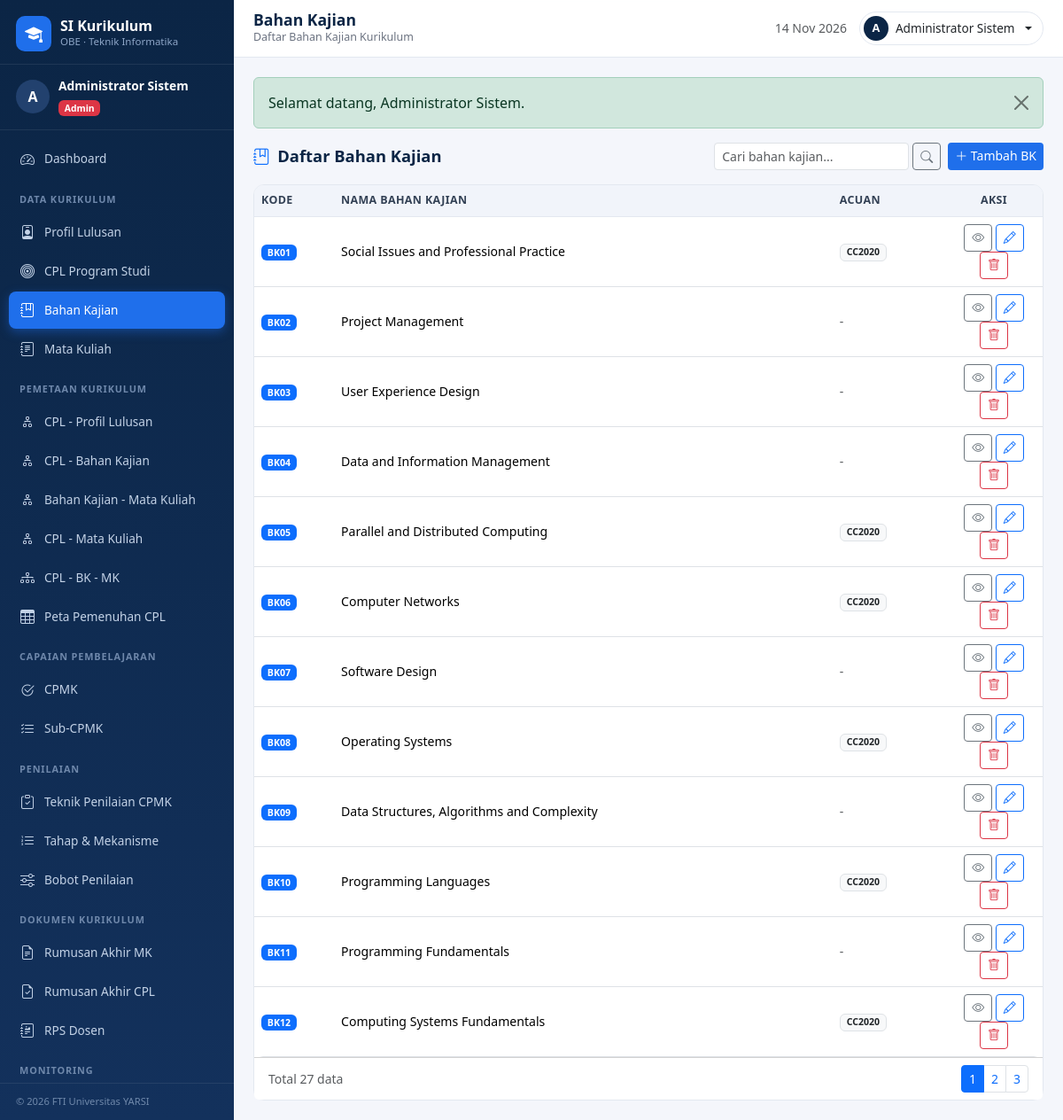
The page /bahan_kajian/index.php (signed in) on the database its author committed.
### tables this page shows
CREATE TABLE bahan_kajian (
  id INT AUTO_INCREMENT PRIMARY KEY,
  kode_bk VARCHAR(10) NOT NULL UNIQUE,
  nama_bk VARCHAR(150) NOT NULL,
  deskripsi TEXT NULL,
  acuan VARCHAR(50) NULL
);

### bahan_kajian/index.php (the view, shortened to what this page needs)
<?php
require_once __DIR__ . '/../includes/auth.php';
$pdo = db();
$can = can_manage_master();
$q = trim($_GET['q'] ?? '');
$where = '';
$params = [];
$s = $pdo->prepare("SELECT COUNT(*) FROM bahan_kajian $where"); $s->execute($params); $total = (int)$s->fetchColumn();
[$limit, $offset, , $page, $pages] = paginate($total, 12);
$stmt = $pdo->prepare("SELECT * FROM bahan_kajian $where ORDER BY kode_bk LIMIT $limit OFFSET $offset"); $stmt->execute($params); $rows = $stmt->fetchAll();
$page_title = 'Bahan Kajian';
$page_subtitle = 'Daftar Bahan Kajian Kurikulum';
include __DIR__ . '/../includes/header.php';
?>
<div class="page-head">
  <h2><i class="bi bi-journal-bookmark me-1 text-primary"></i> Daftar Bahan Kajian</h2>
  <div class="d-flex gap-2">
    <form class="d-flex search-box" method="get">
      <input type="text" name="q" value="<?= e($q) ?>" class="form-control form-control-sm" placeholder="Cari bahan kajian...">
      <button class="btn btn-sm btn-outline-secondary ms-1"><i class="bi bi-search"></i></button>
    </form>
    <?php if ($can): ?><a href="?edit=0" class="btn btn-sm btn-blue"><i class="bi bi-plus-lg"></i> Tambah BK</a><?php endif; ?>
  </div>
</div>
<div class="card">
  <div class="card-body p-0">
    <div class="table-responsive">
      <table class="table table-hover mb-0">
        <thead><tr><th style="width:90px">Kode</th><th>Nama Bahan Kajian</th><th>Acuan</th><th style="width:110px" class="text-center">Aksi</th></tr></thead>
        <tbody>
          <?php foreach ($rows as $r): ?>
            <tr>
              <td><span class="badge bg-primary"><?= e($r['kode_bk']) ?></span></td>
              <td><?= e($r['nama_bk']) ?><?php if ($r['deskripsi']): ?><div class="text-muted small"><?= e($r['deskripsi']) ?></div><?php endif; ?></td>
              <td><?= $r['acuan'] ? '<span class="badge bg-light text-dark border">' . e($r['acuan']) . '</span>' : '<span class="text-muted">-</span>' ?></td>
              <td class="text-center">
                <a class="btn btn-sm btn-outline-secondary" href="?detail=<?= $r['id'] ?>"><i class="bi bi-eye"></i></a>
                <?php if ($can): ?>
                  <a class="btn btn-sm btn-outline-primary" href="?edit=<?= $r['id'] ?>"><i class="bi bi-pencil"></i></a>
                  <form method="post" class="d-inline" onsubmit="return confirm('Hapus <?= e($r['kode_bk']) ?>?')">
                    <button class="btn btn-sm btn-outline-danger"><i class="bi bi-trash"></i></button>
                  </form>
                <?php endif; ?>
              </td>
            </tr>
          <?php endforeach; ?>
        </tbody>
      </table>
    </div>
  </div>
  <div class="card-footer bg-white d-flex justify-content-between align-items-center">
    <span class="text-muted small">Total <?= $total ?> data</span><?= render_pagination($page, $pages) ?>
  </div>
</div>
<?php include __DIR__ . '/../includes/footer.php'; ?>

### includes/header.php (shortened to what this page needs)
<?php
require_once __DIR__ . '/functions.php';
$__u = current_user();
$__title = $page_title ?? 'Dashboard';
$__subtitle = $page_subtitle ?? '';
$__ikm = $__u['nama'] ?? '';
?>
<!doctype html>
<html lang="id">
<head>
<link href="https://cdn.jsdelivr.net/npm/bootstrap@5.3.3/dist/css/bootstrap.min.css" rel="stylesheet">
<link href="https://cdn.jsdelivr.net/npm/bootstrap-icons@1.11.3/font/bootstrap-icons.css" rel="stylesheet">
<link href="<?= BASE_URL ?>/assets/css/style.css" rel="stylesheet">
</head>
<body>
<div class="app-shell">
  <?php include __DIR__ . '/sidebar.php'; ?>
  <div class="main-wrap">
    <nav class="topbar">
      <div class="topbar-title">
        <h1><?= e($__title) ?></h1>
        <?php if ($__subtitle): ?><p><?= e($__subtitle) ?></p><?php endif; ?>
      </div>
      <div class="topbar-right">
        <span class="d-none d-md-inline text-muted small"><?= date('d M Y') ?></span>
        <div class="dropdown">
          <button class="btn user-chip dropdown-toggle" data-bs-toggle="dropdown" type="button">
            <span class="avatar sm"><?= e(strtoupper(substr($__ikm, 0, 1))) ?></span>
            <span class="d-none d-sm-inline"><?= e($__ikm) ?></span>
          </button>
        </div>
      </div>
    </nav>
    <main class="content">
      <?php foreach (get_flashes() as $f): ?>
        <div class="alert alert-<?= e($f['type']) ?> alert-dismissible fade show" role="alert">
          <?= e($f['message']) ?>
          <button type="button" class="btn-close" data-bs-dismiss="alert"></button>
        </div>
      <?php endforeach; ?>

### includes/sidebar.php (shortened to what this page needs)
<?php
$u = current_user();
$uri = $_SERVER['REQUEST_URI'] ?? '';
$act = function (string $path) use ($uri) {
    return strpos($uri, BASE_URL . '/' . $path) === 0 ? ' active' : '';
};
$role = $u['role'] ?? '';
?>
<aside class="sidebar" id="sidebar">
  <div class="sidebar-brand">
    <div class="brand-icon"><i class="bi bi-mortarboard-fill"></i></div>
    <div>
      <div class="brand-title">SI Kurikulum</div>
      <div class="brand-sub">OBE &middot; Teknik Informatika</div>
    </div>
  </div>
  <div class="sidebar-user">
    <div class="avatar"><?= e(strtoupper(substr($u['nama'] ?? 'U', 0, 1))) ?></div>
    <div class="meta">
      <div class="name"><?= e($u['nama'] ?? '') ?></div>
      <span class="badge bg-<?= badge_for_role($role) ?> badge-role"><?= e(ucfirst($role)) ?></span>
    </div>
  </div>
  <nav class="sidebar-nav">
    <a class="nav-item<?= $act('dashboard/') ?>" href="<?= BASE_URL ?>/dashboard/index.php">
      <i class="bi bi-speedometer2"></i> Dashboard
    </a>
    <div class="nav-section">Data Kurikulum</div>
    <a class="nav-item<?= $act('profil_lulusan/') ?>" href="<?= BASE_URL ?>/profil_lulusan/index.php"><i class="bi bi-person-badge"></i> Profil Lulusan</a>
    <a class="nav-item<?= $act('cpl/') ?>" href="<?= BASE_URL ?>/cpl/index.php"><i class="bi bi-bullseye"></i> CPL Program Studi</a>
    <a class="nav-item<?= $act('bahan_kajian/') ?>" href="<?= BASE_URL ?>/bahan_kajian/index.php"><i class="bi bi-journal-bookmark"></i> Bahan Kajian</a>
    <a class="nav-item<?= $act('mata_kuliah/') ?>" href="<?= BASE_URL ?>/mata_kuliah/index.php"><i class="bi bi-journal-text"></i> Mata Kuliah</a>
    <div class="nav-section">Pemetaan Kurikulum</div>
    <a class="nav-item<?= $act('pemetaan/cpl_pl') ?>" href="<?= BASE_URL ?>/pemetaan/cpl_pl.php"><i class="bi bi-diagram-2"></i> CPL - Profil Lulusan</a>
    <a class="nav-item<?= $act('pemetaan/cpl_bk') ?>" href="<?= BASE_URL ?>/pemetaan/cpl_bk.php"><i class="bi bi-diagram-2"></i> CPL - Bahan Kajian</a>
    <a class="nav-item<?= $act('pemetaan/bk_mk') ?>" href="<?= BASE_URL ?>/pemetaan/bk_mk.php"><i class="bi bi-diagram-2"></i> Bahan Kajian - Mata Kuliah</a>
    <a class="nav-item<?= $act('pemetaan/cpl_mk') ?>" href="<?= BASE_URL ?>/pemetaan/cpl_mk.php"><i class="bi bi-diagram-2"></i> CPL - Mata Kuliah</a>
    <a class="nav-item<?= $act('pemetaan/cpl_bk_mk') ?>" href="<?= BASE_URL ?>/pemetaan/cpl_bk_mk.php"><i class="bi bi-diagram-3"></i> CPL - BK - MK</a>
    <a class="nav-item<?= $act('pemetaan/peta_cpl') ?>" href="<?= BASE_URL ?>/pemetaan/peta_cpl.php"><i class="bi bi-table"></i> Peta Pemenuhan CPL</a>
    <div class="nav-section">Capaian Pembelajaran</div>
    <a class="nav-item<?= $act('cpmk/') ?>" href="<?= BASE_URL ?>/cpmk/index.php"><i class="bi bi-check2-circle"></i> CPMK</a>
    <a class="nav-item<?= $act('sub_cpmk/') ?>" href="<?= BASE_URL ?>/sub_cpmk/index.php"><i class="bi bi-list-check"></i> Sub-CPMK</a>
    <div class="nav-section">Penilaian</div>
    <a class="nav-item<?= $act('penilaian/teknik') ?>" href="<?= BASE_URL ?>/penilaian/teknik.php"><i class="bi bi-clipboard-check"></i> Teknik Penilaian CPMK</a>
    <a class="nav-item<?= $act('penilaian/mekanisme') ?>" href="<?= BASE_URL ?>/penilaian/mekanisme.php"><i class="bi bi-list-ol"></i> Tahap &amp; Mekanisme</a>
    <a class="nav-item<?= $act('penilaian/bobot') ?>" href="<?= BASE_URL ?>/penilaian/bobot.php"><i class="bi bi-sliders"></i> Bobot Penilaian</a>
    <div class="nav-section">Dokumen Kurikulum</div>
    <a class="nav-item<?= $act('rps/rumusan_mk') ?>" href="<?= BASE_URL ?>/rps/rumusan_mk.php"><i class="bi bi-file-earmark-text"></i> Rumusan Akhir MK</a>
    <a class="nav-item<?= $act('rps/rumusan_cpl') ?>" href="<?= BASE_URL ?>/rps/rumusan_cpl.php"><i class="bi bi-file-earmark-check"></i> Rumusan Akhir CPL</a>
    <a class="nav-item<?= $act('rps/index') ?>" href="<?= BASE_URL ?>/rps/index.php"><i class="bi bi-journal-richtext"></i> RPS Dosen</a>
    <div class="nav-section">Monitoring</div>
  </nav>
  <div class="sidebar-foot">&copy; <?= date('Y') ?> FTI Universitas YARSI</div>
</aside>

### includes/functions.php (shortened to what this page needs)
<?php
function e($value): string
{
    return htmlspecialchars((string)$value, ENT_QUOTES, 'UTF-8');
}
function get_flashes(): array
{
    $f = $_SESSION['flash'] ?? [];
    return $f;
}
function current_user(): ?array
{
    return $_SESSION['user'] ?? null;
}
function current_role(): string
{
    return $_SESSION['user']['role'] ?? '';
}
function can_manage_master(): bool
{
    return in_array(current_role(), ['admin', 'kaprodi'], true);
}
function paginate(int $total, int $perPage = 10): array
{
    $page = max(1, (int)($_GET['page'] ?? 1));
    $pages = max(1, (int)ceil($total / $perPage));
    $page = min($page, $pages);
    return [$perPage, ($page - 1) * $perPage, $total, $page, $pages];
}
function render_pagination(int $page, int $pages): string
{
    $base = strtok($_SERVER['REQUEST_URI'], '?');
    parse_str($_SERVER['QUERY_STRING'] ?? '', $q);
    $html = '<nav><ul class="pagination pagination-sm mb-0">';
    for ($i = 1; $i <= $pages; $i++) {
        $q['page'] = $i;
        $url = $base . '?' . http_build_query($q);
        $active = $i === $page ? ' active' : '';
        $html .= '<li class="page-item' . $active . '"><a class="page-link" href="' . e($url) . '">' . $i . '</a></li>';
    }
    $html .= '</ul></nav>';
    return $html;
}
function badge_for_role(string $role): string
{
    return match ($role) {
        'admin'   => 'danger',
        'kaprodi' => 'primary',
        'dosen'   => 'success',
        default   => 'secondary',
    };
}

### includes/footer.php (shortened to what this page needs)
    </main>
  </div>
</div>
</body>
</html>

### assets/css/style.css (style rules this page uses)
:root { --navy: #0b2545; --navy-2: #13315c; --blue: #1f6feb; --blue-2: #3d8bfd; --bg: #f4f6fb; --line: #e3e8f0; --sidebar-w: 264px; }
* { box-sizing: border-box; }
body { font-family: "Segoe UI", system-ui, -apple-system, Arial, sans-serif; background: var(--bg); color: #1f2937; }
.sidebar { position: fixed; inset: 0 auto 0 0; width: var(--sidebar-w); background: linear-gradient(180deg, var(--navy), var(--navy-2)); color: #cdd7e6; display: flex; flex-direction: column; z-index: 1040; transition: transform .25s ease; }
.sidebar-brand { display: flex; align-items: center; gap: 10px; padding: 18px 18px 14px; border-bottom: 1px solid rgba(255,255,255,.08); }
.brand-icon { width: 40px; height: 40px; border-radius: 10px; background: var(--blue); display: grid; place-items: center; color: #fff; font-size: 1.25rem; }
.brand-title { font-weight: 700; color: #fff; line-height: 1.1; }
.brand-sub { font-size: .72rem; color: #8ea6c7; }
.sidebar-user { display: flex; align-items: center; gap: 10px; padding: 14px 18px; border-bottom: 1px solid rgba(255,255,255,.08); }
.sidebar-user .avatar { width: 38px; height: 38px; border-radius: 50%; background: #22416e; color: #fff; display: grid; place-items: center; font-weight: 700; }
.sidebar-user .name { color: #fff; font-size: .86rem; font-weight: 600; }
.badge-role { font-size: .65rem; }
.sidebar-nav { flex: 1; overflow-y: auto; padding: 10px 10px 20px; scrollbar-width: thin; }
.nav-section { font-size: .68rem; text-transform: uppercase; letter-spacing: .08em; color: #6f88ab; padding: 14px 12px 6px; font-weight: 700; }
.nav-item { display: flex; align-items: center; gap: 10px; padding: 9px 12px; margin: 2px 0; border-radius: 8px; color: #c3d2e6; text-decoration: none; font-size: .85rem; transition: background .15s, color .15s; }
.nav-item i { font-size: 1rem; width: 18px; text-align: center; }
.nav-item.active { background: var(--blue); color: #fff; box-shadow: 0 4px 12px rgba(31,111,235,.4); }
.sidebar-foot { padding: 12px 18px; font-size: .7rem; color: #7089ab; border-top: 1px solid rgba(255,255,255,.08); }
.main-wrap { margin-left: var(--sidebar-w); min-height: 100vh; display: flex; flex-direction: column; }
.topbar { position: sticky; top: 0; z-index: 1020; background: rgba(255,255,255,.92); backdrop-filter: blur(8px); border-bottom: 1px solid var(--line); padding: 12px 22px; display: flex; align-items: center; gap: 12px; }
.topbar-title h1 { font-size: 1.1rem; font-weight: 700; margin: 0; color: var(--navy); }
.topbar-title p { margin: 0; font-size: .78rem; color: #6b7280; }
.topbar-right { margin-left: auto; display: flex; align-items: center; gap: 14px; }
.user-chip { display: flex; align-items: center; gap: 8px; border: 1px solid var(--line); background: #fff; border-radius: 30px; padding: 4px 12px 4px 4px; font-size: .85rem; }
.avatar { width: 32px; height: 32px; border-radius: 50%; background: var(--navy); color: #fff; display: grid; place-items: center; font-weight: 700; }
.avatar.sm { width: 28px; height: 28px; font-size: .8rem; }
.content { padding: 22px; flex: 1; }
.btn-blue { background: var(--blue); color: #fff; border: 0; }
.card { border: 1px solid var(--line); border-radius: 12px; }
.table { --bs-table-bg: #fff; }
.table thead th { background: #f1f4fa; color: #334155; font-size: .78rem; text-transform: uppercase; letter-spacing: .03em; border-bottom: 1px solid var(--line); white-space: nowrap; }
.table td { vertical-align: middle; font-size: .88rem; }
.table-responsive { border-radius: 10px; }
.page-head { display: flex; align-items: center; justify-content: space-between; gap: 12px; flex-wrap: wrap; margin-bottom: 16px; }
.page-head h2 { font-size: 1.15rem; font-weight: 700; color: var(--navy); margin: 0; }
.search-box { max-width: 320px; }

### rows shown on the page
bahan_kajian: kode_bk "BK01", nama_bk "Social Issues and Professional Practice", acuan "CC2020"
bahan_kajian: kode_bk "BK02", nama_bk "Project Management"
bahan_kajian: kode_bk "BK03", nama_bk "User Experience Design"
bahan_kajian: kode_bk "BK04", nama_bk "Data and Information Management"
bahan_kajian: kode_bk "BK05", nama_bk "Parallel and Distributed Computing", acuan "CC2020"
bahan_kajian: kode_bk "BK06", nama_bk "Computer Networks", acuan "CC2020"
bahan_kajian: kode_bk "BK07", nama_bk "Software Design"
bahan_kajian: kode_bk "BK08", nama_bk "Operating Systems", acuan "CC2020"
bahan_kajian: kode_bk "BK09", nama_bk "Data Structures, Algorithms and Complexity"
bahan_kajian: kode_bk "BK10", nama_bk "Programming Languages", acuan "CC2020"
bahan_kajian: kode_bk "BK11", nama_bk "Programming Fundamentals"
bahan_kajian: kode_bk "BK12", nama_bk "Computing Systems Fundamentals", acuan "CC2020"

### other values the page prints
substr($u['nama'] ?? 'U', 0, 1) "A"
$u['nama'] "Administrator Sistem"
$role "Admin"
$__title "Bahan Kajian"
$__subtitle "Daftar Bahan Kajian Kurikulum"
substr($__ikm, 0, 1) "A"
$__ikm "Administrator Sistem"
$f['message'] "Selamat datang, Administrator Sistem."
$total "27"
